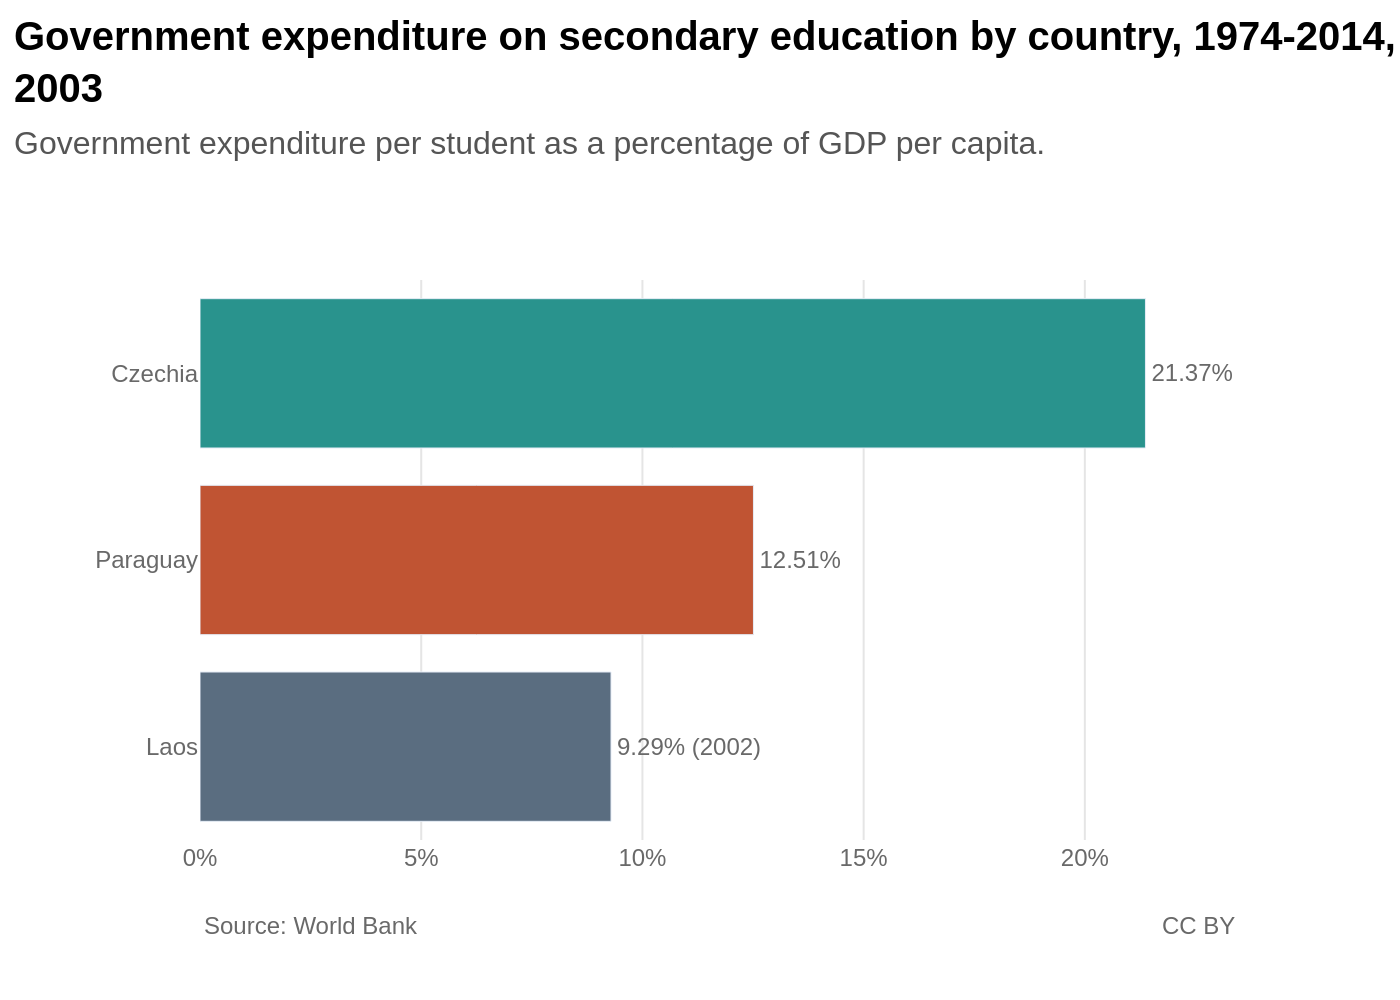

This figure's Python source:
import sys
import json
import os
import plotly.graph_objects as go

# Check for command-line argument for the JSON file path
if len(sys.argv) != 2:
    print("Usage: python create_chart.py <path_to_json_file>")
    sys.exit(1)

json_path = sys.argv[1]

# Load data from the specified JSON file
try:
    with open(json_path, 'r', encoding='utf-8') as f:
        chart_json = json.load(f)
except FileNotFoundError:
    print(f"Error: JSON file not found at {json_path}")
    sys.exit(1)

# Extract data and texts from the JSON object
chart_data = chart_json['chart_data']
texts = chart_json['texts']
colors = chart_json['colors']

# Prepare data for Plotly
categories = [d['category'] for d in chart_data]
values = [d['value'] for d in chart_data]
labels = [d['label'] for d in chart_data]

# Initialize the figure
fig = go.Figure()

# Add the horizontal bar trace
fig.add_trace(go.Bar(
    y=categories,
    x=values,
    orientation='h',
    marker=dict(color=colors),
    text=labels,
    textposition='outside',
    cliponaxis=False,
    textfont=dict(
        family="Arial",
        size=12,
        color='dimgray'
    )
))

# Combine title and subtitle using HTML for styling
title_text = f"<b>{texts['title']}</b><br><span style='font-size: 16px; color: #555555;'>{texts['subtitle']}</span>"

# Update layout for a clean, professional appearance
fig.update_layout(
    title=dict(
        text=title_text,
        x=0.01,
        y=0.95,
        xanchor='left',
        yanchor='top',
        font=dict(
            family="Arial",
            size=20,
            color='black'
        )
    ),
    xaxis=dict(
        title_text=texts['x_axis_title'] if texts['x_axis_title'] else "",
        showgrid=True,
        gridwidth=1,
        gridcolor='#E5E5E5',
        zeroline=False,
        ticksuffix='%',
        range=[0, max(values) * 1.1] # Set range dynamically
    ),
    yaxis=dict(
        title_text=texts['y_axis_title'] if texts['y_axis_title'] else "",
        autorange='reversed',
        showgrid=False
    ),
    plot_bgcolor='white',
    paper_bgcolor='white',
    showlegend=False,
    margin=dict(l=100, r=80, t=140, b=80), # Adjust margins to prevent clipping
    font=dict(
        family="Arial",
        size=12,
        color='dimgray'
    )
)

# Add source annotation at the bottom left
fig.add_annotation(
    text=texts['source'],
    align='left',
    showarrow=False,
    xref='paper',
    yref='paper',
    x=0,
    y=-0.12,
    xanchor='left',
    yanchor='top',
    font=dict(
        family="Arial",
        size=12,
        color='dimgray'
    )
)

# Add CC BY annotation at the bottom right
fig.add_annotation(
    text="CC BY",
    align='right',
    showarrow=False,
    xref='paper',
    yref='paper',
    x=1.0,
    y=-0.12,
    xanchor='right',
    yanchor='top',
    font=dict(
        family="Arial",
        size=12,
        color='dimgray'
    )
)

# Derive output filename from the input JSON filename and save the image
base_filename = os.path.splitext(os.path.basename(json_path))[0]
output_filename = f"{base_filename}.png"
fig.write_image(output_filename, scale=2)

print(f"Chart successfully generated and saved to {output_filename}")
